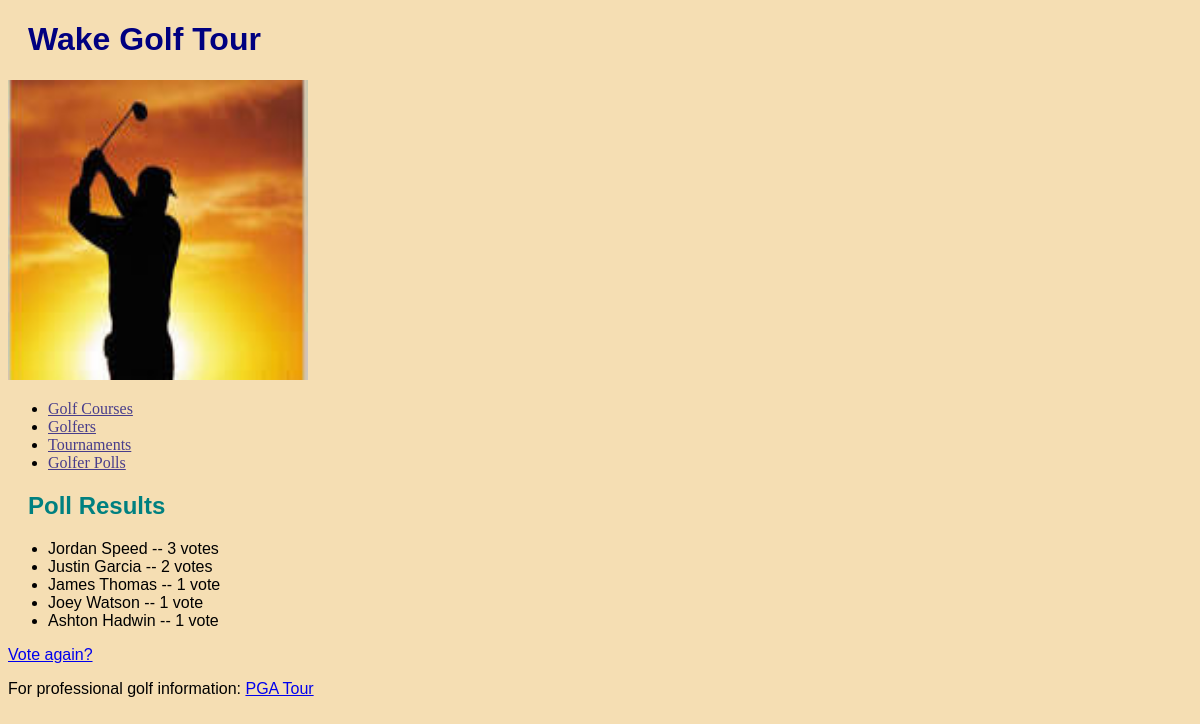
Page /golfer_polls/1/results/ on the committed database.
### golfer_polls/models.py (models this page shows, shortened)
class Choice(models.Model):
    question = models.ForeignKey (Question, on_delete = models.CASCADE)
    choice_text = models.CharField (max_length = 200)
    votes = models.IntegerField (default = 0)

### golfer_polls/views.py (the view)
# urls.py: path('<int:pk>/results/', views.ResultsView.as_view(), name='results'),
class ResultsView(generic.DetailView):
    model=Question
    template_name = 'golfer_polls/results.html'

### golfer_polls/templates/golfer_polls/results.html (shortened to what this page needs)
{% extends parent_template|default:"golfer_polls/base_golfer_polls.html" %}
{% block content %}
    <h2><a>Poll Results</a></h2>
    <ul>
    {% for choice in question.choice_set.all|dictsortreversed:"votes" %}
        {% if choice.votes > 0 %}
            <li>{{choice.choice_text}} -- {{choice.votes}}
                       vote{{choice.votes|pluralize}}</li>
        {% endif %}
    {%endfor%}
    </ul>
    <a href="{% url 'golfer_polls:detail' question.id %}">Vote again?</a>
{% endblock %}

### golfer_polls/static/golfer_polls/styles.css (style rules this page uses)
body { background-color: wheat; font-family: Verdana, Geneva, sans-serif; }
h2 { color: teal; font-family: Arial, Helvetica, sans-serif; margin-left: 20px; }

### rows in the picture
Choice: choice_text "Jordan Speed", votes "3"
Choice: choice_text "Justin Garcia", votes "2"
Choice: choice_text "James Thomas", votes "1"
Choice: choice_text "Joey Watson", votes "1"
Choice: choice_text "Ashton Hadwin", votes "1"
